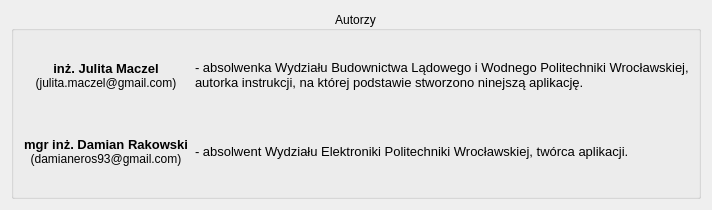
<?xml version="1.0" encoding="UTF-8"?>
<ui version="4.0">
 <class>DialogAuthorsInfo</class>
 <widget class="QDialog" name="DialogAuthorsInfo">
  <property name="geometry">
   <rect>
    <x>0</x>
    <y>0</y>
    <width>712</width>
    <height>210</height>
   </rect>
  </property>
  <property name="windowTitle">
   <string>Dialog</string>
  </property>
  <layout class="QGridLayout" name="gridLayout_3">
   <item row="0" column="0">
    <widget class="QGroupBox" name="groupBox">
     <property name="title">
      <string>Autorzy</string>
     </property>
     <property name="alignment">
      <set>Qt::AlignCenter</set>
     </property>
     <layout class="QGridLayout" name="gridLayout_2">
      <item row="0" column="0">
       <layout class="QGridLayout" name="gridLayout">
        <item row="0" column="0">
         <widget class="QLabel" name="label_4">
          <property name="text">
           <string>&lt;html&gt;&lt;head/&gt;&lt;body&gt;&lt;p align=&quot;center&quot;&gt;&lt;span style=&quot; font-size:10pt; font-weight:600;&quot;&gt;inż. Julita Maczel&lt;br/&gt;&lt;/span&gt;(&lt;span style=&quot; font-family:'inherit'; color:#000000;&quot;&gt;julita.maczel@gmail.com)&lt;/span&gt;&lt;/p&gt;&lt;/body&gt;&lt;/html&gt;</string>
          </property>
         </widget>
        </item>
        <item row="0" column="1">
         <widget class="QLabel" name="label">
          <property name="text">
           <string>&lt;html&gt;&lt;head/&gt;&lt;body&gt;&lt;p&gt;&lt;span style=&quot; font-size:10pt;&quot;&gt;- absolwenka Wydziału Budownictwa Lądowego i Wodnego Politechniki Wrocławskiej, &lt;br/&gt;autorka instrukcji, na której podstawie stworzono ninejszą aplikację.&lt;/span&gt;&lt;/p&gt;&lt;/body&gt;&lt;/html&gt;</string>
          </property>
         </widget>
        </item>
        <item row="1" column="0">
         <widget class="QLabel" name="label_3">
          <property name="text">
           <string>&lt;html&gt;&lt;head/&gt;&lt;body&gt;&lt;p align=&quot;center&quot;&gt;&lt;span style=&quot; font-size:10pt; font-weight:600;&quot;&gt;mgr inż. Damian Rakowski&lt;br/&gt;&lt;/span&gt;(damianeros93@gmail.com)&lt;/p&gt;&lt;/body&gt;&lt;/html&gt;</string>
          </property>
         </widget>
        </item>
        <item row="1" column="1">
         <widget class="QLabel" name="label_2">
          <property name="text">
           <string>&lt;html&gt;&lt;head/&gt;&lt;body&gt;&lt;p&gt;&lt;span style=&quot; font-size:10pt;&quot;&gt;- absolwent Wydziału Elektroniki Politechniki Wrocławskiej, twórca aplikacji.&lt;/span&gt;&lt;/p&gt;&lt;/body&gt;&lt;/html&gt;</string>
          </property>
         </widget>
        </item>
       </layout>
      </item>
     </layout>
    </widget>
   </item>
  </layout>
 </widget>
 <resources/>
 <connections/>
</ui>
